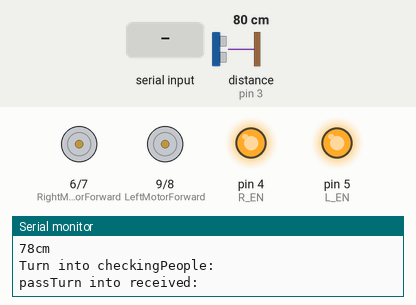
This sketch was run on a simulated Arduino Uno, built with avr-gcc and run on an emulated ATmega328P. On the bench: motor-driver pin pairs drawn as motors (green arrow = first pin HIGH = forward, orange = second pin HIGH = backward, longer = more drive), output pins drawn as LEDs (lit = HIGH), the last lines printed to the serial monitor. Wiring (inferred from the names in the program): ultrasonic range finder: trigger pin 2; echo pin 3. The test bench sets the inputs (shaded band); at power-on: distance to the obstacle (sensor on pin 3) 80 cm. The echo pulse lasts 58.3 µs per cm; pins used as bus, display or sensor lines are not drawn.

Above: at 2.1 s.
2.2 s: "90,45\n" received over Serial
At 2.5 s:
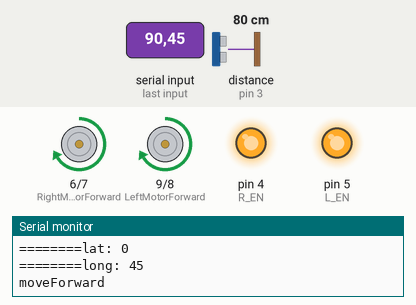
Timing chart, 0 to 5.2 s (numbered marks = the images above; inputs shaded):
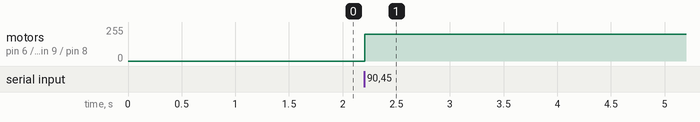

The sketch:

PeopleFollowing.ino
```cpp
String readString;
const int trig = 2;     // chân trig của HC-SR04
const int echo = 3;     // chân echo của HC-SR04
const int R_EN = 4;
const int L_EN = 5;

const int LeftMotorForward = 9;
const int LeftMotorBackward = 8;

const int RightMotorForward = 6;
const int RightMotorBackward = 7;
int checkPeople;

int distance;
#include <TinyGPS.h>

#include <StringSplitter.h>
int  comma;
int lat;
int longt;
void setup() {
  // put your setup code here, to run once:
  Serial.begin(19200);
  //Serial.begin(9600);     // giao tiếp Serial với baudrate 9600
  pinMode(trig, OUTPUT);  // chân trig sẽ phát tín hiệu
  pinMode(echo, INPUT);   // chân echo sẽ nhận tín hiệu

  pinMode(RightMotorForward, OUTPUT);
  pinMode(LeftMotorForward, OUTPUT);
  pinMode(LeftMotorBackward, OUTPUT);
  pinMode(RightMotorBackward, OUTPUT);

  pinMode(L_EN, OUTPUT);
  pinMode(R_EN, OUTPUT);


  digitalWrite(R_EN, HIGH);
  digitalWrite(L_EN, HIGH);
  distance = readSensor();    // Get Ping Distance.
  delay(100);               // Wait for 100ms.
  distance = readSensor();
  delay(100);
  distance = readSensor();
  delay(100);
}

void loop() {
  String check = checkingCoordinate();
  if (check != "" || check != "0,0") {
    comma = check.indexOf(',');
    lat = check.substring(0, comma).toInt();
    longt = check.substring(comma + 1, check.length()).toInt();
    Serial.print("========lat: ");
    Serial.print(lat);
    Serial.print("\n");
    Serial.print("========long: ");
    Serial.print(longt);
    Serial.print("\n");

    if (longt > 0) {
      moveForward();
      delay(1000 * longt);
      if (lat > 0) {
        turnRight(255);
        delay(1000);
        moveForward();
        delay(2000 * lat);
      } else {
        turnLeft(255);
        delay(5000);
        moveForward();
        delay(2000 * lat);
      }
    } else if (longt < 0) {
      moveBackward();
      delay(2000 * longt);
      if (lat > 0) {
        turnRight(255);
        delay(5000);
        moveForward();
        delay(2000 * lat);
      } else {
        turnLeft(255);
        delay(5000);
        moveForward();
        delay(2000 * lat);
      }
    }
  }
  //  // put your main code here, to run repeatedly:
  //  distance = readSensor();
  //  if(distance < 60){
  //     moveStop();
  //    delay(300);
  //    moveBackward();
  //    delay(300);
  //    moveStop();
  //    delay(300);
  //    turnRight();
  //    delay(2000);
  //    moveStop();
  //    delay(2500);
  //  }else{
  //      checkPeople = checkingPeople();
  //      if(checkPeople == 1){
  //         turnLeft();
  //      delay(80);
  //      moveStop();
  //      }else if(checkPeople == 2){
  //      moveForward();
  //      delay(80);
  //      moveStop();
  //      }else if(checkPeople == 3){
  //      turnRight();
  //      delay(80);
  //      moveStop();
  //      }else{
  //        moveStop();
  //      }
  //  }
}

int readSensor() {
  unsigned long duration; // biến đo thời gian
  int distance;           // biến lưu khoảng cách

  //    /* Phát xung từ chân trig */
  digitalWrite(trig, 0);  // tắt chân trig
  delayMicroseconds(2);
  digitalWrite(trig, 1);  // phát xung từ chân trig
  delayMicroseconds(5);   // xung có độ dài 5 microSeconds
  digitalWrite(trig, 0);  // tắt chân trig
  //
  //    /* Tính toán thời gian */
  //    // Đo độ rộng xung HIGH ở chân echo.
  duration = pulseIn(echo, HIGH);
  // Tính khoảng cách đến vật.
  distance = int(duration / 2 / 29.412);
  //
  //    /* In kết quả ra Serial Monitor */
  Serial.print(distance);
  Serial.println("cm");
  delay(200);
  return distance;
}

void moveStop()       // Move Stop Function for Motor Driver.
{
  digitalWrite(RightMotorForward, LOW);
  digitalWrite(RightMotorBackward, LOW);
  digitalWrite(LeftMotorForward, LOW);
  digitalWrite(LeftMotorBackward, LOW);
  Serial.println("moveStop");
}
void moveForward()    // Move Forward Function for Motor Driver.
{

  analogWrite(RightMotorForward, 200);
  analogWrite(RightMotorBackward, 0);
  analogWrite(LeftMotorForward, 200);
  analogWrite(LeftMotorBackward, 0);

  Serial.println("moveForward");
}

void moveBackward()   // Move Backward Function for Motor Driver.
{
  //analogWrite(RightMotorForward, HIGH);
  analogWrite(RightMotorForward, 0);
  analogWrite(RightMotorBackward, 200);
  analogWrite(LeftMotorForward, 0);
  analogWrite(LeftMotorBackward, 200);
  //analogWrite(RightMotorForward, HIGH);
  Serial.println("moveBackward");
}

void turnRight(int velocity)      // Turn Right Function for Motor Driver.
{
  //delay(3500);
  analogWrite(RightMotorForward, 0);
  analogWrite(RightMotorBackward, 255);
  analogWrite(LeftMotorForward, 255);
  analogWrite(LeftMotorBackward, 0);
  delay(300);
  Serial.println(" turnRight-----------  ");
  //Serial.print( checkcam);
}

void turnLeft(int velocity)       // Turn Left Function for Motor Driver.
{
  Serial.println("turnLeft");
  //Serial.print(checkcam);
  //delay(3500);
  analogWrite(RightMotorForward, velocity);
  analogWrite(RightMotorBackward, 0);
  analogWrite(LeftMotorForward, 0);
  analogWrite(LeftMotorBackward, 155);
  delay(300);

}

int checkingPeople() {
  int ans = 10;
  while (!Serial.available()) {
    return 10;
  }
  // serial read section
  while (Serial.available())
  {
    if (Serial.available() > 0)
    {
      String c = Serial.readString();  //gets one byte from serial buffer
      readString = c; //makes the string readString
    }
  }

  if (readString.length() > 0)
  {
    Serial.print("Arduino received: ");
    ans = readString.charAt(0) - '0';
    Serial.println(ans); //see what was received
  } else {
    return 10;
  }

  delay(500);

  // serial write section

  char ard_sends = '1';
  Serial.print("Arduino sends: ");
  //Serial.println(ard_sends);
  Serial.print("\n");
  Serial.flush();

  Serial.println(ans);
  delay(2000);
  return ans;
}
String checkingCoordinate() {

  Serial.print("Turn into checkingPeople: \n");
  String c;
  // serial read section
  while (Serial.available())
  {
    Serial.print("pass");
    if (Serial.available() > 0) {
      Serial.print("Turn into received: ");
      c = Serial.readStringUntil('\n');  //gets one byte from serial buffer
      Serial.print("end received: ");
      //readString = c; //makes the string readString
      Serial.print("Arduino received: ");
      //      ans = readString.charAt(0) - '0';
      //      Serial.println(ans);
      //      Serial.flush();
      //      check = ans;
      //      sendingMessage(ans);
      //      return c.charAt(0) - '0';
      Serial.print(c);
      Serial.print("\n");
      return c;
    }


  }
  //  Serial.flush();
  //  Serial.print(Serial.available());
  //  Serial.setTimeout(10);
  //
  //
  //    String c = Serial.readStringUntil('\n');  //gets one byte from serial buffer
  //  Serial.print("end received: ");
  //  Serial.print(c);
  //  readString = c;


  //  return c.charAt(0) - '0';
  return c;


}
```

Measured:
- after the input at 2.2 s, motor on pin 6 (RightMotorForward) / pin 7 (RightMotorBackward), motor on pin 9 (LeftMotorForward) / pin 8 (LeftMotorBackward): stopped → forward 200/255 at once
